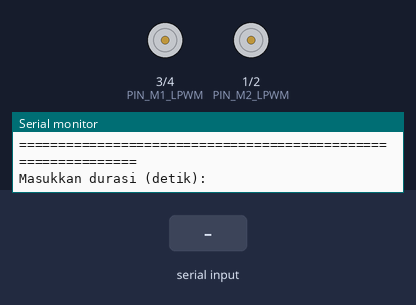
A sketch run on a simulated ESP32-C3. Parts: motor-driver pin pairs drawn as motors (green arrow = first pin HIGH = forward, orange = second pin HIGH = backward, longer = more drive, scaled by the enable pin), the last lines printed to the serial monitor. The inputs (shaded band) are chosen by the test bench.

Above: at 2.7 s.
2.8 s: "90,45\n" received over Serial
At 3.4 s:
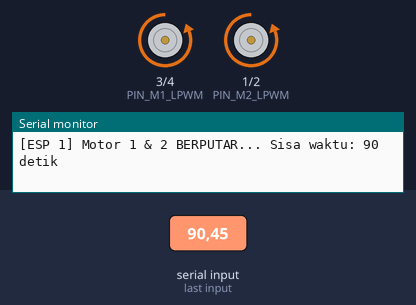
Timing chart, 0 to 5.8 s (numbered marks = the images above; inputs shaded):
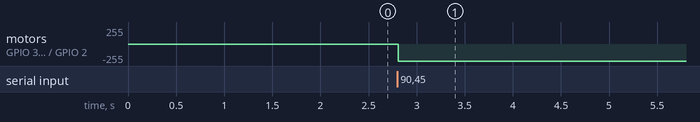

The sketch:

esp1_sender_bts7960.ino
```cpp
/*
 * ============================================================================
 * PROYEK: KONTROL 2 MOTOR BTS7960 DENGAN ESP32-C3 (ESP 1 - MASTER / PENGIRIM)
 * ============================================================================
 * Fitur:
 * 1. Mengontrol 2 Motor DC via Driver BTS7960 (IBT-2).
 * 2. Input durasi putar motor diatur melalui Serial Monitor (dalam detik).
 * 3. Kedua motor berputar bersamaan (simultan) sesuai durasi yang diinput.
 * 4. Setelah waktu selesai & motor berhenti, ESP 1 otomatis mengirimkan sinyal
 *    nirkabel ESP-NOW ke ESP 2 (Penerima) untuk mengaktifkan motor di ESP 2
 *    dengan durasi yang sama persis.
 * ============================================================================
 *
 * PINOUT ESP32-C3 KE DRIVER BTS7960:
 * ----------------------------------------------------------------------------
 * MOTOR 1 (BTS7960 #1):
 * - GPIO 4 -> RPWM (Maju)
 * - GPIO 3 -> LPWM (Mundur)
 * - GPIO 6 -> R_EN & L_EN (Pin Enable / PWM Kecepatan)
 *
 * MOTOR 2 (BTS7960 #2):
 * - GPIO 2 -> RPWM (Maju)
 * - GPIO 1 -> LPWM (Mundur)
 * - GPIO 7 -> R_EN & L_EN (Pin Enable / PWM Kecepatan)
 *
 * CATATAN DAYA (POWER SUPPLY & COMMON GROUND):
 * - VCC BTS7960 -> 5V (Bisa dari 5V/VIN ESP atau Power Supply 5V)
 * - GND BTS7960 -> GND ESP32-C3 DAN Kutub Negatif Power Supply Motor (Wajib Common GND!)
 * - B+ / B-     -> Kutub Positif & Negatif Baterai/Aki/Power Supply Motor (12V - 24V)
 * - M+ / M-     -> Terminal Motor DC
 * ============================================================================
 */

#include <WiFi.h>
#include <esp_now.h>

// ============================================================================
// KONFIGURASI ALAMAT MAC ESP 2 (PENERIMA)
// ============================================================================
// Ganti baris di bawah dengan MAC Address ESP 2 yang didapat dari sketch 'cek_mac_address.ino'
// Default: Broadcast address (mengirim ke semua ESP terdekat jika belum diisi spesifik)
uint8_t broadcastAddress[] = {0xFF, 0xFF, 0xFF, 0xFF, 0xFF, 0xFF};

// Contoh MAC Address spesifik:
// uint8_t broadcastAddress[] = {0x34, 0x85, 0x18, 0x7A, 0xBC, 0x12};

// ============================================================================
// DEFINISI PIN MOTOR (ESP32-C3)
// ============================================================================
// Motor 1
const int PIN_M1_RPWM = 4; // GPIO 4: PWM Maju
const int PIN_M1_LPWM = 3; // GPIO 3: PWM Mundur
const int PIN_M1_PWM  = 6; // GPIO 6: Enable (R_EN & L_EN digabung)

// Motor 2
const int PIN_M2_RPWM = 2; // GPIO 2: PWM Maju
const int PIN_M2_LPWM = 1; // GPIO 1: PWM Mundur
const int PIN_M2_PWM  = 7; // GPIO 7: Enable (R_EN & L_EN digabung)

// Kecepatan Motor (0 - 255)
const int KECEPATAN_DEFAULT = 255; // 255 = Kecepatan maksimal

// ============================================================================
// STRUKTUR PESAN ESP-NOW
// ============================================================================
typedef struct struct_message {
  uint8_t command;      // 1: Jalankan motor, 0: Berhenti
  uint32_t duration_ms; // Durasi dalam milidetik (mengikuti input ESP 1)
  uint8_t speed;        // Nilai kecepatan PWM (0-255)
} struct_message;

struct_message dataKirim;
esp_now_peer_info_t peerInfo;

// Flag status pengiriman
volatile bool pesanTerkirim = false;
volatile bool statusSukses = false;

// ============================================================================
// CALLBACK ESP-NOW SAAT DATA TERKIRIM
// ============================================================================
void OnDataSent(const uint8_t *mac_addr, esp_now_send_status_t status) {
  pesanTerkirim = true;
  statusSukses = (status == ESP_NOW_SEND_SUCCESS);
}

// ============================================================================
// DEKLARASI FUNGSI KONTROL MOTOR
// ============================================================================
void inisialisasiPinMotor();
void motor1Maju(int speed);
void motor1Mundur(int speed);
void motor1Berhenti();
void motor2Maju(int speed);
void motor2Mundur(int speed);
void motor2Berhenti();
void hentikanSemuaMotor();
void kirimDataKeESP2(uint32_t durasiMs, uint8_t speed);
void tampilkanMenuUtama();

// ============================================================================
// SETUP
// ============================================================================
void setup() {
  Serial.begin(115200);
  delay(1500);

  Serial.println();
  Serial.println("==============================================================");
  Serial.println("   SISTEM KONTROL 2 MOTOR BTS7960 (ESP 1 - MASTER/SENDER)    ");
  Serial.println("   Board: ESP32-C3                                            ");
  Serial.println("==============================================================");

  // Inisialisasi Pin Motor
  inisialisasiPinMotor();
  hentikanSemuaMotor();

  // Inisialisasi WiFi Mode Station untuk ESP-NOW
  WiFi.mode(WIFI_STA);
  Serial.print("[WiFi] MAC Address ESP 1 ini : ");
  Serial.println(WiFi.macAddress());

  // Inisialisasi ESP-NOW
  if (esp_now_init() != ESP_OK) {
    Serial.println("[ESP-NOW] ERROR: Gagal menginisialisasi ESP-NOW!");
    return;
  }
  Serial.println("[ESP-NOW] Berhasil diinisialisasi.");

  // Daftarkan callback pengiriman
  esp_now_register_send_cb(OnDataSent);

  // Daftarkan ESP 2 sebagai Peer
  memset(&peerInfo, 0, sizeof(peerInfo));
  memcpy(peerInfo.peer_addr, broadcastAddress, 6);
  peerInfo.channel = 0;
  peerInfo.encrypt = false;

  if (esp_now_add_peer(&peerInfo) != ESP_OK) {
    Serial.println("[ESP-NOW] Peringatan: Gagal menambahkan peer penerima!");
  } else {
    Serial.println("[ESP-NOW] Peer ESP 2 berhasil didaftarkan.");
  }

  tampilkanMenuUtama();
}

// ============================================================================
// LOOP UTAMA
// ============================================================================
void loop() {
  // Cek apakah ada input dari Serial Monitor
  if (Serial.available() > 0) {
    String input = Serial.readStringUntil('\n');
    input.trim(); // Bersihkan whitespace / newline

    if (input.length() > 0) {
      int durasiDetik = input.toInt();

      if (durasiDetik <= 0) {
        Serial.println("[ERROR] Durasi harus berupa angka bulat positif lebih dari 0!");
        Serial.print("Silakan masukkan durasi (detik): ");
      } else {
        uint32_t durasiMs = (uint32_t)durasiDetik * 1000;

        Serial.println();
        Serial.println("--------------------------------------------------------------");
        Serial.printf(">> MEMULAI PROSES: Motor 1 & Motor 2 menyala selama %d detik\n", durasiDetik);
        Serial.println("--------------------------------------------------------------");

        // 1. Nyalakan kedua motor secara bersamaan
        motor1Maju(KECEPATAN_DEFAULT);
        motor2Maju(KECEPATAN_DEFAULT);

        // 2. Tampilkan hitung mundur non-blocking
        unsigned long waktuMulai = millis();
        int sisaDetikTerakhir = durasiDetik;
        Serial.printf("[ESP 1] Motor 1 & 2 BERPUTAR... Sisa waktu: %d detik\n", sisaDetikTerakhir);

        while (millis() - waktuMulai < durasiMs) {
          int sisaDetik = durasiDetik - (int)((millis() - waktuMulai) / 1000);
          if (sisaDetik != sisaDetikTerakhir && sisaDetik >= 0) {
            sisaDetikTerakhir = sisaDetik;
            Serial.printf("[ESP 1] Motor 1 & 2 BERPUTAR... Sisa waktu: %d detik\n", sisaDetikTerakhir);
          }
          delay(50); // Mencegah watchdog timeout
        }

        // 3. Waktu selesai, hentikan kedua motor
        hentikanSemuaMotor();
        Serial.println("[ESP 1] Durasi selesai! Motor 1 dan Motor 2 BERHENTI.");

        // Beri jeda sejenak untuk stabilisasi arus motor sebelum transmisi
        delay(300);

        // 4. Kirim sinyal nirkabel ESP-NOW ke ESP 2 (Penerima)
        Serial.println("[ESP 1] Mengirim sinyal pemicu ke ESP 2 (Penerima)...");
        kirimDataKeESP2(durasiMs, KECEPATAN_DEFAULT);

        Serial.println("--------------------------------------------------------------");
        tampilkanMenuUtama();
      }
    }
  }
}

// ============================================================================
// FUNGSI INISIALISASI PIN
// ============================================================================
void inisialisasiPinMotor() {
  // Motor 1
  pinMode(PIN_M1_RPWM, OUTPUT);
  pinMode(PIN_M1_LPWM, OUTPUT);
  pinMode(PIN_M1_PWM,  OUTPUT);

  // Motor 2
  pinMode(PIN_M2_RPWM, OUTPUT);
  pinMode(PIN_M2_LPWM, OUTPUT);
  pinMode(PIN_M2_PWM,  OUTPUT);
}

// ============================================================================
// FUNGSI KONTROL MOTOR 1 (RPWM=4, LPWM=3, PWM=6)
// ============================================================================
void motor1Maju(int speed) {
  speed = constrain(speed, 0, 255);
  digitalWrite(PIN_M1_PWM, HIGH); // Aktifkan Enable
  analogWrite(PIN_M1_RPWM, speed);
  analogWrite(PIN_M1_LPWM, 0);
}

void motor1Mundur(int speed) {
  speed = constrain(speed, 0, 255);
  digitalWrite(PIN_M1_PWM, HIGH); // Aktifkan Enable
  analogWrite(PIN_M1_RPWM, 0);
  analogWrite(PIN_M1_LPWM, speed);
}

void motor1Berhenti() {
  analogWrite(PIN_M1_RPWM, 0);
  analogWrite(PIN_M1_LPWM, 0);
  digitalWrite(PIN_M1_PWM, LOW); // Matikan Enable
}

// ============================================================================
// FUNGSI KONTROL MOTOR 2 (RPWM=2, LPWM=1, PWM=7)
// ============================================================================
void motor2Maju(int speed) {
  speed = constrain(speed, 0, 255);
  digitalWrite(PIN_M2_PWM, HIGH); // Aktifkan Enable
  analogWrite(PIN_M2_RPWM, speed);
  analogWrite(PIN_M2_LPWM, 0);
}

void motor2Mundur(int speed) {
  speed = constrain(speed, 0, 255);
  digitalWrite(PIN_M2_PWM, HIGH); // Aktifkan Enable
  analogWrite(PIN_M2_RPWM, 0);
  analogWrite(PIN_M2_LPWM, speed);
}

void motor2Berhenti() {
  analogWrite(PIN_M2_RPWM, 0);
  analogWrite(PIN_M2_LPWM, 0);
  digitalWrite(PIN_M2_PWM, LOW); // Matikan Enable
}

// Menghentikan kedua motor secara serentak
void hentikanSemuaMotor() {
  motor1Berhenti();
  motor2Berhenti();
}

// ============================================================================
// FUNGSI PENGIRIMAN ESP-NOW
// ============================================================================
void kirimDataKeESP2(uint32_t durasiMs, uint8_t speed) {
  dataKirim.command = 1;              // 1 = Jalankan motor
  dataKirim.duration_ms = durasiMs;   // Durasi sama persis dengan ESP 1
  dataKirim.speed = speed;            // Kecepatan motor

  pesanTerkirim = false;
  statusSukses = false;

  esp_err_t result = esp_now_send(broadcastAddress, (uint8_t *)&dataKirim, sizeof(dataKirim));

  if (result == ESP_OK) {
    // Tunggu feedback dari callback OnDataSent (maksimal 500ms)
    unsigned long timeout = millis();
    while (!pesanTerkirim && (millis() - timeout < 500)) {
      delay(10);
    }

    if (statusSukses) {
      Serial.printf("[ESP-NOW] SUKSES: Data terkirim ke ESP 2! (Durasi: %d detik)\n", durasiMs / 1000);
    } else {
      Serial.println("[ESP-NOW] TERKIRIM (Broadcast/Pending ack). Pastikan ESP 2 dalam jangkauan.");
    }
  } else {
    Serial.printf("[ESP-NOW] GAGAL mengirim paket. Error code: %d\n", result);
  }
}

// ============================================================================
// TAMPILAN MENU SERIAL MONITOR
// ============================================================================
void tampilkanMenuUtama() {
  Serial.println();
  Serial.println("==============================================================");
  Serial.println("SILAKAN MASUKKAN DURASI PUTARAN MOTOR:");
  Serial.println("- Ketik angka durasi dalam detik (misal: 5 atau 10)");
  Serial.println("- Tekan ENTER untuk memulai");
  Serial.println("==============================================================");
  Serial.print("Masukkan durasi (detik): ");
}
```

Measured:
- after the input at 2.8 s, motor on GPIO 3 (PIN_M1_LPWM) / GPIO 4 (PIN_M1_RPWM), motor on GPIO 1 (PIN_M2_LPWM) / GPIO 2 (PIN_M2_RPWM): stopped → backward 255/255 at once
